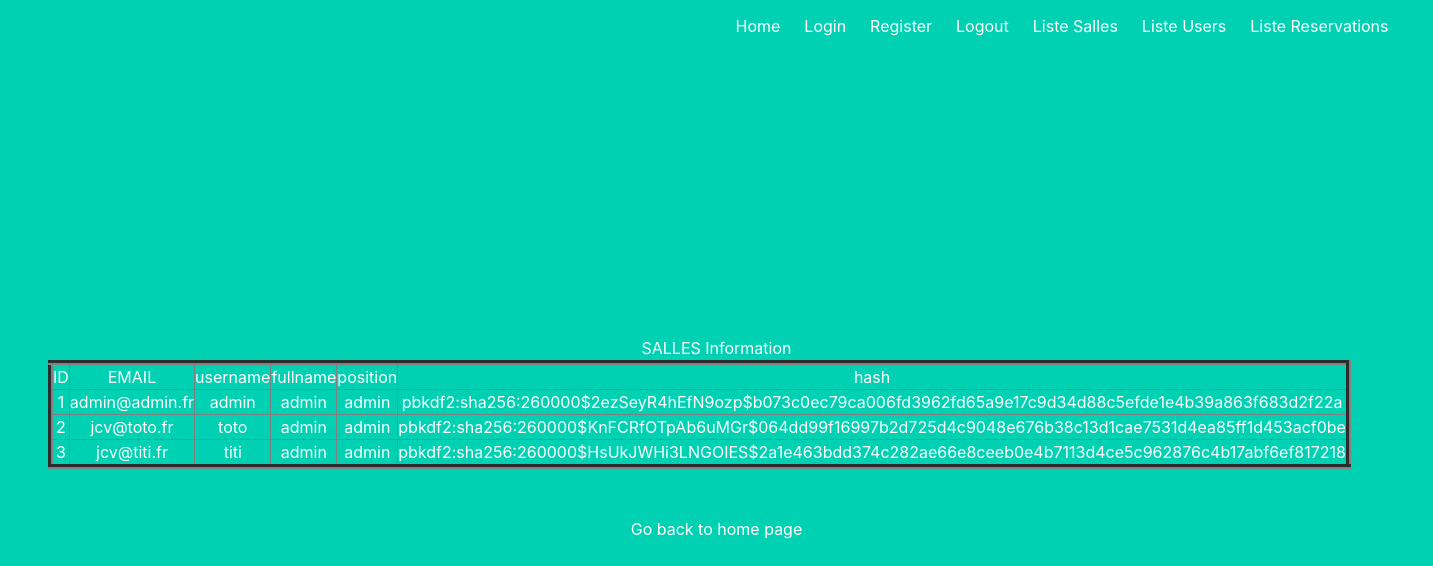
/user, run on the app's committed database.
### tables this page shows
CREATE TABLE users(
  id INTEGER PRIMARY KEY AUTOINCREMENT,
  email VARCHAR(128) UNIQUE NOT NULL,
  username VARCHAR(50),
  fullname VARCHAR(50),
  position VARCHAR(50),
  password_hash VARCHAR(128) 
);

### project/main.py (the view)
@main.route('/user')
def user():
    conn = connect("Reservation.sqlite")
    rows = users(conn)
    return render_template('listeUser.html', rows=rows)

### project/models.py (called while the page is built)
def dictionary_factory(cursor, row):
  dictionary = {}
  for index in range(len(cursor.description)):
    column_name = cursor.description[index][0]
    dictionary[column_name] = row[index]
  return dictionary

def connect(database):
  connection = sqlite3.connect(database)
  connection.set_trace_callback(print)
  connection.execute('PRAGMA foreign_keys = 1')
  connection.row_factory = dictionary_factory
  return connection

def users(connection):
  sql = 'SELECT * FROM users ORDER BY id;'
  cursor = connection.execute(sql)
  return cursor.fetchall()

### project/templates/listeUser.html
{% extends "base.html" %}
{% block content %}
<h1 class="title">
  <body>
    <h3>SALLES  Information</h3>
    <table border=5>
    <thead>
    <td>ID</td>
    <td>EMAIL</td>
    <td>username</td>
    <td>fullname</td>
    <td>position</td>
    <td>hash</td>
    </thead>
    {% for row in rows %}
    <tr>
    <td>{{row["id"]}}</td>
    <td>{{row["email"]}}</td>
    <td>{{row["username"]}}</td>
    <td>{{row["fullname"]}}</td>
    <td>{{row["position"]}}</td>
    <td>{{row["password_hash"]}}</td>
    </tr>
    {% endfor %}
    </table>
    <br><br>
    <a href="/">Go back to home page</a>
    </body>
</h1>
{% endblock %}

### data on the page
users: id "1", email "admin@admin.fr", username "admin", fullname "admin", position "admin", password_hash "pbkdf2:sha256:260000$2ezSeyR4hEfN9ozp$b073c0ec79ca006fd3962fd65a9e17c9d34d88c5efde1e4b39a863f683d2f22a"
users: id "2", email "jcv@toto.fr", username "toto", fullname "admin", position "admin", password_hash "pbkdf2:sha256:260000$KnFCRfOTpAb6uMGr$064dd99f16997b2d725d4c9048e676b38c13d1cae7531d4ea85ff1d453acf0be"
users: id "3", email "jcv@titi.fr", username "titi", fullname "admin", position "admin", password_hash "pbkdf2:sha256:260000$HsUkJWHi3LNGOIES$2a1e463bdd374c282ae66e8ceeb0e4b7113d4ce5c962876c4b17abf6ef817218"
